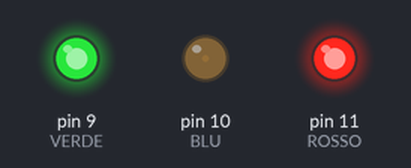
Simulated run of this sketch. Board: Arduino Uno, built with avr-gcc and run on an emulated ATmega328P. On the bench: output pins drawn as LEDs (lit = HIGH).

Above: at 0.05 s.
At 2.55 s:
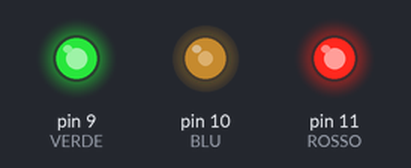
At 3.8 s:
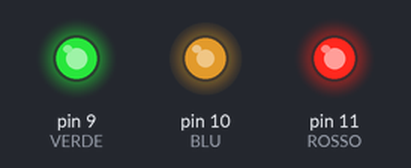
At 5.1 s:
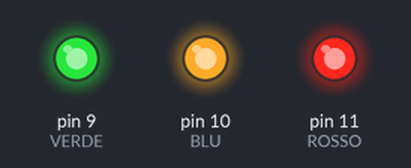
Timing chart, 0 to 6.6 s (numbered marks = the images above):
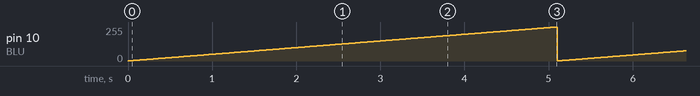

The sketch:

sketch24b.ino
```cpp
/* Prof. Michele Maffucci
   16.03.2014

   Uso di un led RGB ad anodo comune
   Spegnimento graduale del LED Blu

   Questo codice è di dominio pubblico
*/

// pin a cui collegare i piedini del LED RGB
const int VERDE = 9;
const int BLU = 10;
const int ROSSO = 11;

// tempo di transizione colore
const int delayTime = 20;

void setup() {

  // imposta il pin digitale come output
  pinMode(VERDE, OUTPUT);
  pinMode(BLU, OUTPUT);
  pinMode(ROSSO, OUTPUT);


  // si impostano ad HIGH i pin VERDE, BLU, ROSSO
  // inizialmente il led RGB sarà spento
  digitalWrite(VERDE, HIGH);
  digitalWrite(BLU, HIGH);
  digitalWrite(ROSSO, HIGH);
}

// definizione di variabili globali
int ValBlu;

void loop() {
  // spegnimento graduale del blu

  // coordinate RGB del rosso: 0, 0, 255

  ValBlu = 255;

  for( int i = 0 ; i < 255 ; i += 1 ){

    ValBlu -= 1;

    /* ad ogni ciclio la differenza
     255 - ValBlu AUMENTA
     provocando un graduale spegnimento del rosso
     */

    analogWrite( BLU, 255 - ValBlu );

    // attesa di 20 ms per percepire il colore
    delay( delayTime );
  }
}
```

Measured:
- by itself, pin 10 (BLU): ramps from 1/255 to 255/255 and jumps back, once every 5.1 s
